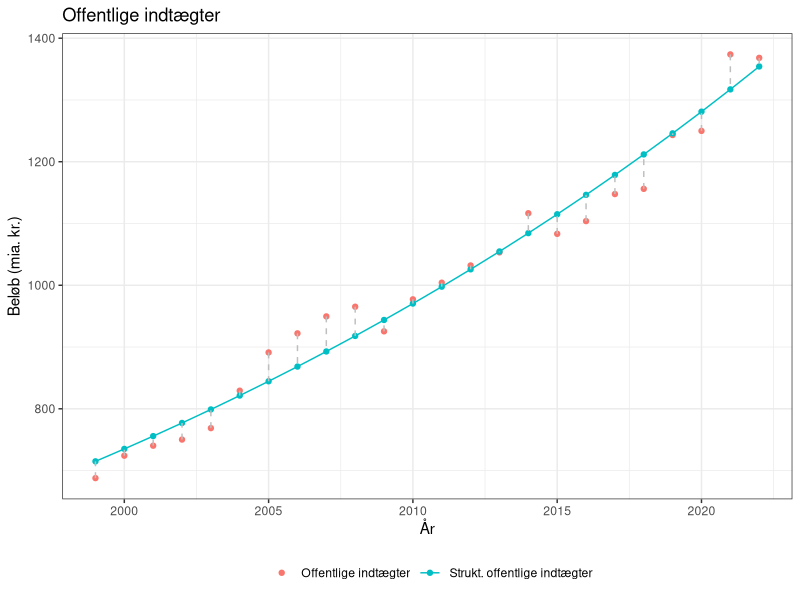
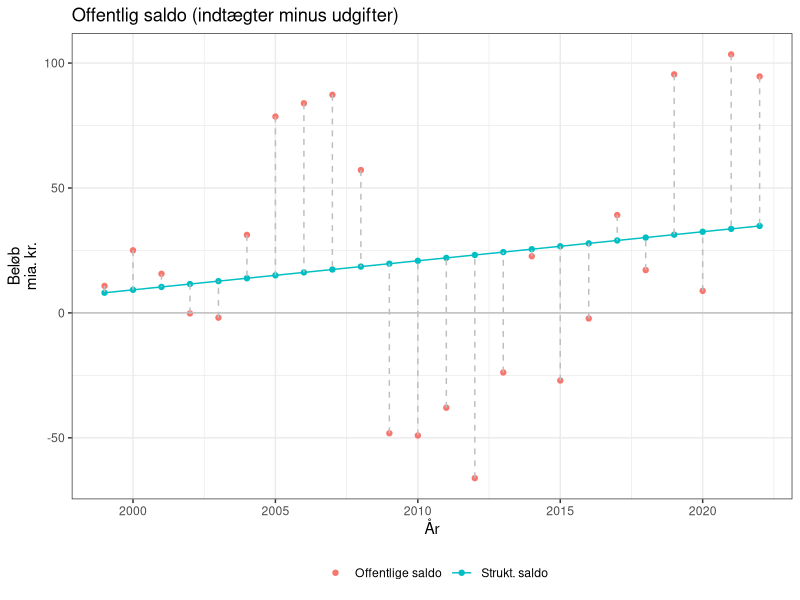
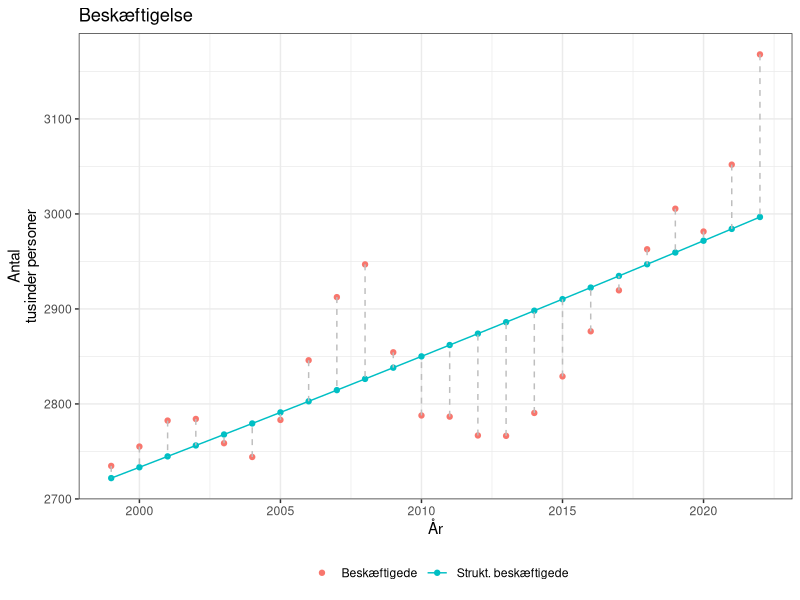
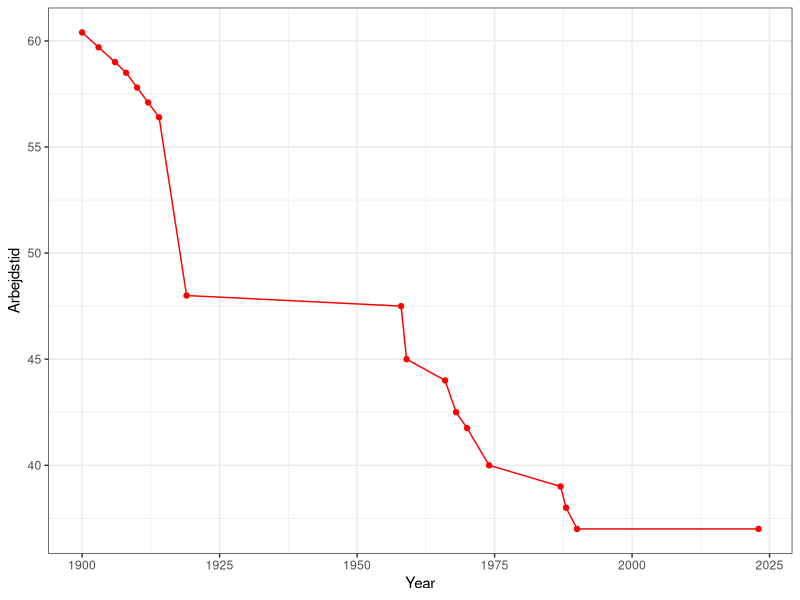

The R source for these figures, in order:
## ---- chunk 1
knitr::opts_chunk$set(eval=TRUE, include=TRUE, cache=TRUE, warnings = FALSE, message = FALSE, echo = FALSE)
library(tidyverse)
## ---- chunk 2
# Read data
gov_finance = read_csv2("Data/DST_OFF3.csv", col_names = c("Year", "Indtaegter", "Saldo"))
empl = read_csv2("Data/DST_NAHB.csv", col_names = c("Year", "Beskaeftiget"))

# Param
start_year = 1999

# Data wrangling 
gov_finance = gov_finance %>% 
  filter(Year >= start_year) %>% 
  mutate( # Convert units to milliarder
    Indtaegter = Indtaegter / 1000,
    Saldo = Saldo / 1000
  ) %>% 
  mutate(
    Indtaegter_strukturel = exp(predict(lm(log(Indtaegter) ~ Year, .))),
    Saldo_strukturel = predict(lm(Saldo ~ Year, .))
  ) %>% 
  mutate(
    Indtaegter_detrended = Indtaegter - Indtaegter_strukturel,
    Saldo_detrended = Saldo - Saldo_strukturel
  )

empl = empl %>% filter(Year >= start_year) %>% 
  mutate( # Convert units to thousands
    Beskaeftiget = Beskaeftiget / 1000
  ) %>% 
  mutate(
    Beskaeftiget_strukturel = exp(predict(lm(log(Beskaeftiget) ~ Year, .)))
  ) %>% 
  mutate(
    Beskaeftiget_detrended = Beskaeftiget - Beskaeftiget_strukturel
  )

p1 = ggplot(gov_finance, aes(y = Indtaegter, x = Year)) +
  geom_point(aes(col = "Offentlige indtægter")) +
  geom_point(aes(y = Indtaegter_strukturel, col = "Strukt. offentlige indtægter")) + 
  geom_line(aes(y = Indtaegter_strukturel, col = "Strukt. offentlige indtægter")) +
  geom_segment(aes(xend = Year, yend = Indtaegter_strukturel), col = "grey", lty = 2) +
  # geom_point(aes(col = "Forskel:\nOffentlige indtægter - Strukt. offentlige indtægter", y = Indtaegter_detrended )) + 
  # geom_hline(yintercept = 0, col = "grey") +
  # geom_segment(aes(xend = Year, yend = Indtaegter_detrended), y = 0, col = "grey", lty = 2) + 
  labs(
    title = "Offentlige indtægter",
    y = "Beløb (mia. kr.)",
    col = "",
    x = "År"
  ) + 
  theme_bw() +
  theme(
    legend.position = "bottom"
  )

p2 = ggplot(gov_finance, aes(y = Saldo, x = Year)) +
  geom_point(aes(col = "Offentlige saldo")) +
  geom_point(aes(y = Saldo_strukturel, col = "Strukt. saldo")) + 
  geom_line(aes(y = Saldo_strukturel, col = "Strukt. saldo")) +
  geom_segment(aes(xend = Year, yend = Saldo_strukturel), col = "grey", lty = 2) + 
  geom_hline(yintercept = 0, col = "grey") +
  labs(
    title = "Offentlig saldo (indtægter minus udgifter)",
    y = "Beløb\nmia. kr.",
    col = "",
    x = "År"
  ) + 
  theme_bw() +
  theme(
    legend.position = "bottom"
  )

p3 = ggplot(empl, aes(y = Beskaeftiget, x = Year)) +
  geom_point(aes(col = "Beskæftigede")) +
  geom_point(aes(y = Beskaeftiget_strukturel, col = "Strukt. beskæftigede")) + 
  geom_line(aes(y = Beskaeftiget_strukturel, col = "Strukt. beskæftigede")) +
  geom_segment(aes(xend = Year, yend = Beskaeftiget_strukturel), col = "grey", lty = 2) + 
  labs(
    title = "Beskæftigelse",
    y = "Antal\ntusinder personer",
    col = "",
    x = "År"
  ) + 
  theme_bw() +
  theme(
    legend.position = "bottom"
  )

ggsave("Figures/Offentlige_indtaegter.png", plot = p1, width = 4, height = 4)
ggsave("Figures/Offentlige_saldo.png", plot = p2, width = 4, height = 4)
ggsave("Figures/Beskaetigelse.png", plot = p3, width = 4, height = 4)
## ---- chunk 3
# Strukturel beskæftigelse iflg. notat
strkt_besk = 8500/0.0034
arbejdsdage = 220
bruttoforoegelse = 1/arbejdsdage
gennemslag = 0.75
nettoforoegelse = gennemslag * bruttoforoegelse # 0.34%

delta_beskf = nettoforoegelse * strkt_besk
# round(delta_beskf, -2)
## ---- chunk 4
data0 = read_csv2("Data/Arbejdstid.csv")
colnames(data0) = c("Year", "Arbejdstid")
data0 = data0 %>% bind_rows(data.frame(Year = 2023, Arbejdstid = 37))

p1 = ggplot(data0, aes(y = Arbejdstid, x = Year))+
  geom_point(col = "red") +
  geom_line(col = "red") +
  theme_bw()

ggsave("Figures/Arbejdstid.png", plot = p1, width = 6, height = 3)
